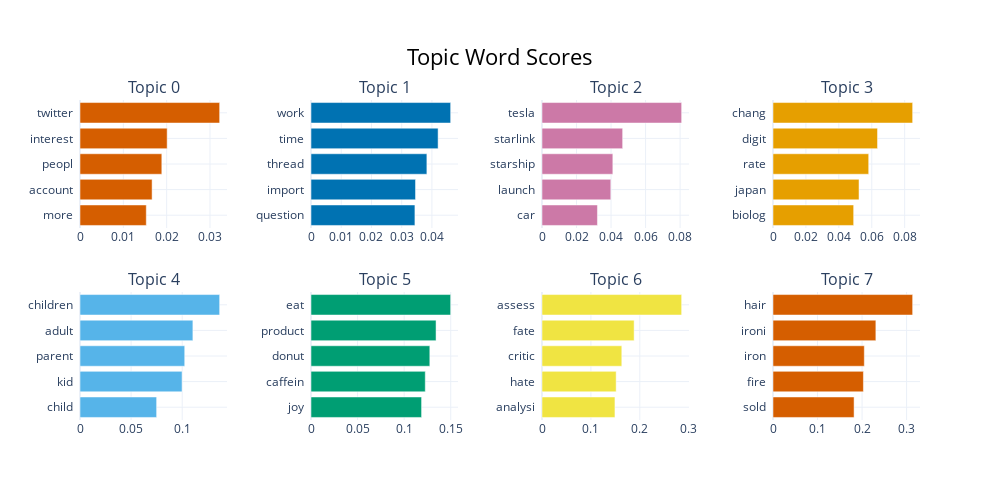

Notebook code cell kept with this figure:
### Markdown cell above
A high similarity score (closer to 1, warmer colors) suggests that the topics are closely related and might share a number of keywords or are discussing similar themes. Low scores (closer to 0, cooler colors) suggest that the topics are quite distinct from each other.

### Code cell
topic_model.visualize_barchart()

### Figure 1 — Plotly figure (JSON) as saved in the notebook; plotly's stock layout.template omitted (floating-point values rounded to 4 significant figures)
{"data": [{"marker": {"color": "#D55E00"}, "orientation": "h", "type": "bar", "x": [0.0153, 0.01664, 0.01888, 0.02011, 0.03223], "xaxis": "x", "y": ["more  ", "account  ", "peopl  ", "interest  ", "twitter  "], "yaxis": "y"}, {"marker": {"color": "#0072B2"}, "orientation": "h", "type": "bar", "x": [0.03437, 0.03457, 0.03833, 0.04204, 0.04619], "xaxis": "x2", "y": ["question  ", "import  ", "thread  ", "time  ", "work  "], "yaxis": "y2"}, {"marker": {"color": "#CC79A7"}, "orientation": "h", "type": "bar", "x": [0.03212, 0.03986, 0.04104, 0.04672, 0.0809], "xaxis": "x3", "y": ["car  ", "launch  ", "starship  ", "starlink  ", "tesla  "], "yaxis": "y3"}, {"marker": {"color": "#E69F00"}, "orientation": "h", "type": "bar", "x": [0.04901, 0.05228, 0.05815, 0.06351, 0.08485], "xaxis": "x4", "y": ["biolog  ", "japan  ", "rate  ", "digit  ", "chang  "], "yaxis": "y4"}, {"marker": {"color": "#56B4E9"}, "orientation": "h", "type": "bar", "x": [0.07499, 0.09986, 0.1025, 0.1105, 0.1367], "xaxis": "x5", "y": ["child  ", "kid  ", "parent  ", "adult  ", "children  "], "yaxis": "y5"}, {"marker": {"color": "#009E73"}, "orientation": "h", "type": "bar", "x": [0.1187, 0.1227, 0.1275, 0.1342, 0.1499], "xaxis": "x6", "y": ["joy  ", "caffein  ", "donut  ", "product  ", "eat  "], "yaxis": "y6"}, {"marker": {"color": "#F0E442"}, "orientation": "h", "type": "bar", "x": [0.1492, 0.1517, 0.1632, 0.1884, 0.2856], "xaxis": "x7", "y": ["analysi  ", "hate  ", "critic  ", "fate  ", "assess  "], "yaxis": "y7"}, {"marker": {"color": "#D55E00"}, "orientation": "h", "type": "bar", "x": [0.1821, 0.203, 0.205, 0.231, 0.3136], "xaxis": "x8", "y": ["sold  ", "fire  ", "iron  ", "ironi  ", "hair  "], "yaxis": "y8"}], "layout": {"annotations": [{"font": {"size": 16}, "showarrow": false, "text": "Topic 0", "x": 0.0875, "xanchor": "center", "xref": "paper", "y": 1, "yanchor": "bottom", "yref": "paper"}, {"font": {"size": 16}, "showarrow": false, "text": "Topic 1", "x": 0.3625, "xanchor": "center", "xref": "paper", "y": 1, "yanchor": "bottom", "yref": "paper"}, {"font": {"size": 16}, "showarrow": false, "text": "Topic 2", "x": 0.6375, "xanchor": "center", "xref": "paper", "y": 1, "yanchor": "bottom", "yref": "paper"}, {"font": {"size": 16}, "showarrow": false, "text": "Topic 3", "x": 0.9125, "xanchor": "center", "xref": "paper", "y": 1, "yanchor": "bottom", "yref": "paper"}, {"font": {"size": 16}, "showarrow": false, "text": "Topic 4", "x": 0.0875, "xanchor": "center", "xref": "paper", "y": 0.4, "yanchor": "bottom", "yref": "paper"}, {"font": {"size": 16}, "showarrow": false, "text": "Topic 5", "x": 0.3625, "xanchor": "center", "xref": "paper", "y": 0.4, "yanchor": "bottom", "yref": "paper"}, {"font": {"size": 16}, "showarrow": false, "text": "Topic 6", "x": 0.6375, "xanchor": "center", "xref": "paper", "y": 0.4, "yanchor": "bottom", "yref": "paper"}, {"font": {"size": 16}, "showarrow": false, "text": "Topic 7", "x": 0.9125, "xanchor": "center", "xref": "paper", "y": 0.4, "yanchor": "bottom", "yref": "paper"}], "height": 500, "hoverlabel": {"bgcolor": "white", "font": {"family": "Rockwell", "size": 16}}, "showlegend": false, "title": {"font": {"color": "Black", "size": 22}, "text": "Topic Word Scores", "x": 0.5, "xanchor": "center", "yanchor": "top"}, "width": 1000, "xaxis": {"anchor": "y", "domain": [0, 0.175], "showgrid": true}, "xaxis2": {"anchor": "y2", "domain": [0.275, 0.45], "showgrid": true}, "xaxis3": {"anchor": "y3", "domain": [0.55, 0.725], "showgrid": true}, "xaxis4": {"anchor": "y4", "domain": [0.825, 1], "showgrid": true}, "xaxis5": {"anchor": "y5", "domain": [0, 0.175], "showgrid": true}, "xaxis6": {"anchor": "y6", "domain": [0.275, 0.45], "showgrid": true}, "xaxis7": {"anchor": "y7", "domain": [0.55, 0.725], "showgrid": true}, "xaxis8": {"anchor": "y8", "domain": [0.825, 1], "showgrid": true}, "yaxis": {"anchor": "x", "domain": [0.6, 1], "showgrid": true}, "yaxis2": {"anchor": "x2", "domain": [0.6, 1], "showgrid": true}, "yaxis3": {"anchor": "x3", "domain": [0.6, 1], "showgrid": true}, "yaxis4": {"anchor": "x4", "domain": [0.6, 1], "showgrid": true}, "yaxis5": {"anchor": "x5", "domain": [0, 0.4], "showgrid": true}, "yaxis6": {"anchor": "x6", "domain": [0, 0.4], "showgrid": true}, "yaxis7": {"anchor": "x7", "domain": [0, 0.4], "showgrid": true}, "yaxis8": {"anchor": "x8", "domain": [0, 0.4], "showgrid": true}}}
